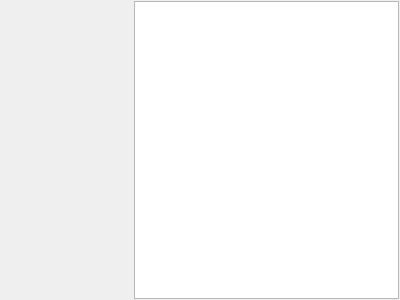
<?xml version="1.0" encoding="UTF-8"?>
<ui version="4.0">
 <class>GLinearCombinationWidget</class>
 <widget class="QWidget" name="GLinearCombinationWidget">
  <property name="geometry">
   <rect>
    <x>0</x>
    <y>0</y>
    <width>400</width>
    <height>300</height>
   </rect>
  </property>
  <property name="windowTitle">
   <string>GLinearCombinationWidget</string>
  </property>
  <layout class="QHBoxLayout" name="horizontalLayout" stretch="1,2,1">
   <property name="spacing">
    <number>1</number>
   </property>
   <property name="margin">
    <number>1</number>
   </property>
   <item>
    <layout class="QVBoxLayout" name="pLayoutInput"/>
   </item>
   <item>
    <widget class="QTableView" name="pTableView">
     <property name="sizePolicy">
      <sizepolicy hsizetype="Minimum" vsizetype="Preferred">
       <horstretch>0</horstretch>
       <verstretch>0</verstretch>
      </sizepolicy>
     </property>
     <attribute name="horizontalHeaderCascadingSectionResizes">
      <bool>true</bool>
     </attribute>
     <attribute name="horizontalHeaderDefaultSectionSize">
      <number>40</number>
     </attribute>
     <attribute name="horizontalHeaderMinimumSectionSize">
      <number>30</number>
     </attribute>
    </widget>
   </item>
   <item>
    <layout class="QHBoxLayout" name="pLayoutOutput"/>
   </item>
  </layout>
 </widget>
 <layoutdefault spacing="6" margin="11"/>
 <resources/>
 <connections/>
</ui>
